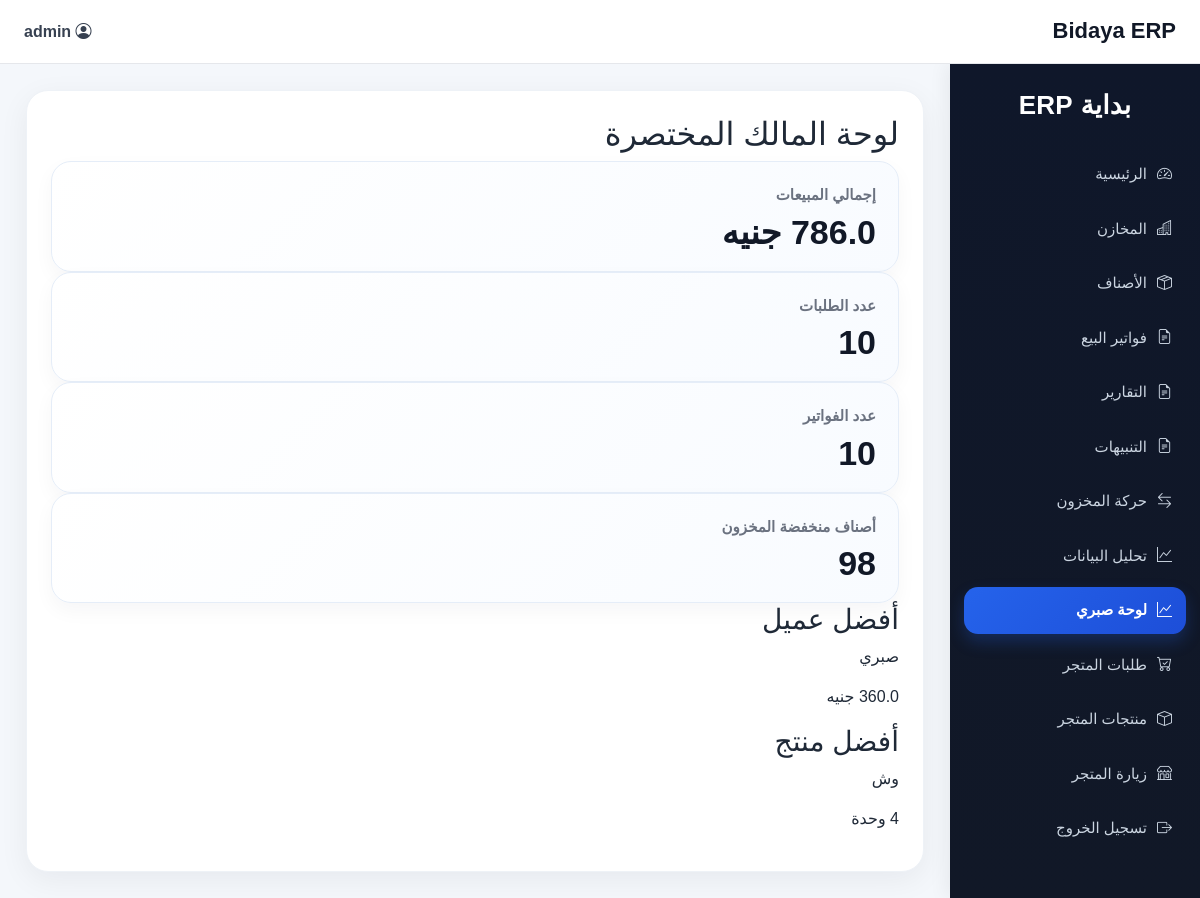
The app's page /owner-kpi (signed in), older data.
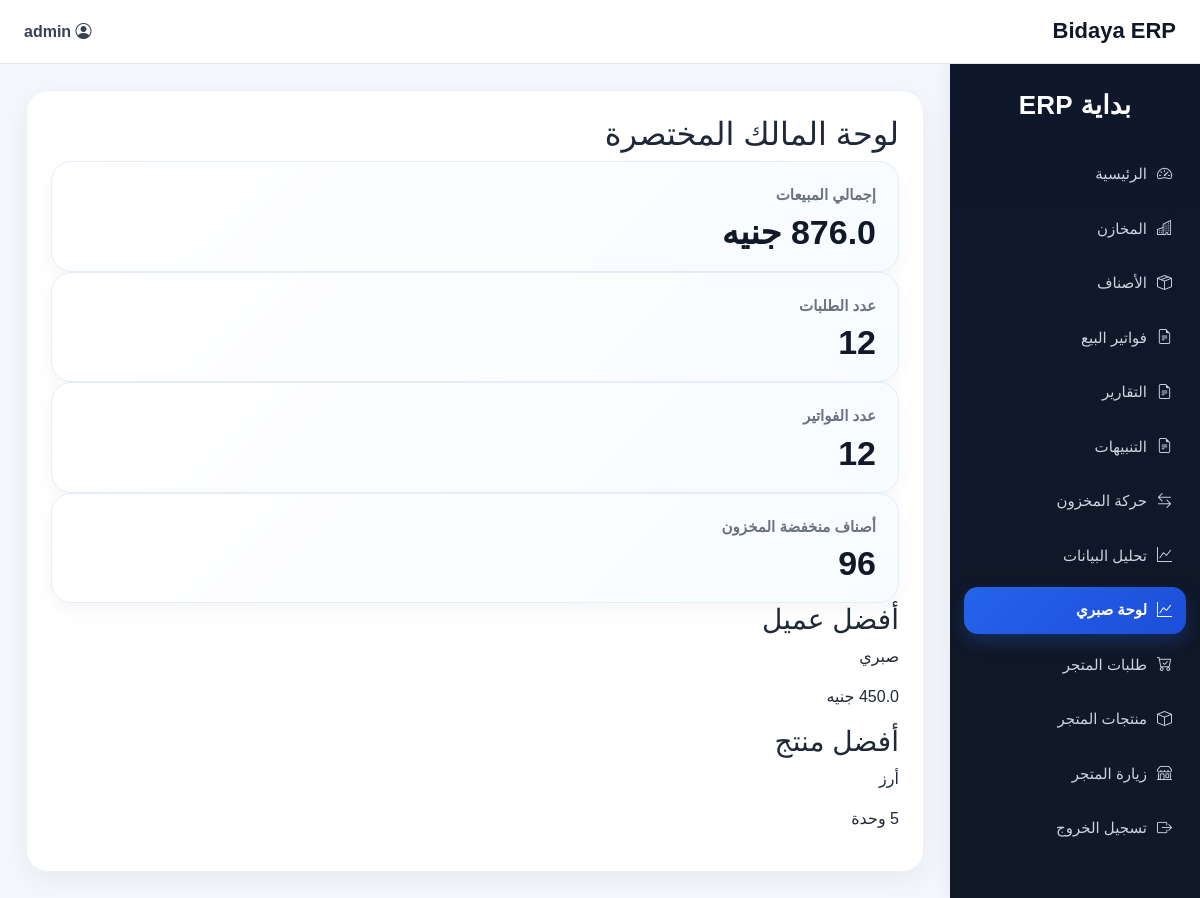
The same page, newer data.
### app/models.py (models this page shows)
class Item(db.Model):
    id = db.Column(db.Integer, primary_key=True)
    item_code = db.Column(db.String(50), nullable=False)
    name = db.Column(db.String(100), nullable=False)
    description = db.Column(db.Text)
    purchase_price = db.Column(db.Float, default=0)
    sale_price = db.Column(db.Float, default=0)
    unit_profit = db.Column(db.Float, default=0)
    quantity = db.Column(db.Integer, default=0)
    reorder_level = db.Column(db.Integer, default=0)
    notes = db.Column(db.Text)
    warehouse_id = db.Column(db.Integer, db.ForeignKey("warehouse.id"), nullable=False)

### app/routes.py (the view)
    @app.route("/owner-kpi")
    @login_required
    @role_required("owner")
    def owner_kpi():
        total_sales = db.session.query(func.sum(SalesInvoice.total_amount)).scalar() or 0
        total_orders = Order.query.count()
        total_invoices = SalesInvoice.query.count()
        low_stock_count = Item.query.filter(Item.quantity <= Item.reorder_level).count()
        best_customer = (
            db.session.query(
                SalesInvoice.customer_name,
                func.sum(SalesInvoice.total_amount).label("spent")
            )
            .group_by(SalesInvoice.customer_name)
            .order_by(desc("spent"))
            .first()
        )
        best_product = (
            db.session.query(
                Item.name,
                func.sum(SalesInvoiceItem.quantity).label("qty")
            )
            .join(SalesInvoiceItem, SalesInvoiceItem.item_id == Item.id)
            .group_by(Item.name)
            .order_by(desc("qty"))
            .first()
        )
        return render_template(
            "owner_kpi.html",
            total_sales=round(total_sales, 2),
            total_orders=total_orders,
            total_invoices=total_invoices,
            low_stock_count=low_stock_count,
            best_customer=best_customer,
            best_product=best_product,
        )

### app/models.py (called while the page is built)
@login_manager.user_loader
def load_user(user_id):
    return User.query.get(int(user_id))

### app/templates/owner_kpi.html
{% extends "layout.html" %}
{% block content %}
<div class="page-card">
    <div class="page-head">
        <h2>لوحة المالك المختصرة</h2>
    </div>
    <div class="analytics-grid">
        <div class="stat-card">
            <div class="stat-label">إجمالي المبيعات</div>
            <div class="stat-value">{{ total_sales }} جنيه</div>
        </div>
        <div class="stat-card">
            <div class="stat-label">عدد الطلبات</div>
            <div class="stat-value">{{ total_orders }}</div>
        </div>
        <div class="stat-card">
            <div class="stat-label">عدد الفواتير</div>
            <div class="stat-value">{{ total_invoices }}</div>
        </div>
        <div class="stat-card">
            <div class="stat-label">أصناف منخفضة المخزون</div>
            <div class="stat-value">{{ low_stock_count }}</div>
        </div>
    </div>
    <div class="analytics-row two-cols">
        <div class="analytics-box">
            <h3>أفضل عميل</h3>
            {% if best_customer %}
            <p>{{ best_customer[0] }}</p>
            <p>{{ best_customer[1] }} جنيه</p>
            {% else %}
            <p>لا توجد بيانات</p>
            {% endif %}
        </div>
        <div class="analytics-box">
            <h3>أفضل منتج</h3>
            {% if best_product %}
            <p>{{ best_product[0] }}</p>
            <p>{{ best_product[1] }} وحدة</p>
            {% else %}
            <p>لا توجد بيانات</p>
            {% endif %}
        </div>
    </div>
</div>
{% endblock %}

Row changes from the older to the newer data that the page shows:
now on this page (row edited): Item: name "أرز"
Text that changed along with them:
{{ total_orders }}: "10" → "12"
{{ total_invoices }}: "10" → "12"
{{ low_stock_count }}: "98" → "96"
{{ best_product[1] }}: "4" → "5"
{{ best_product[0] }}: "وش" → (not shown)
